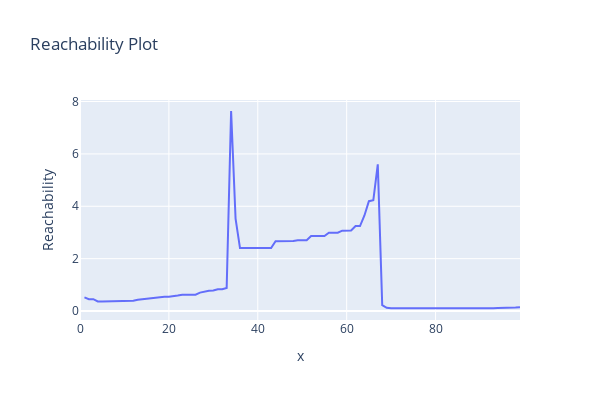

The notebook cell saved with this chart:
### Code cell
# Reachability plot
fig_r = px.line(x=range(len(opt_model.reachability_)),   
                y=opt_model.reachability_[opt_model.ordering_],
                width=600, height=400, title='Reachability Plot')
fig_r.update_yaxes(title_text='Reachability')
fig_r.show()

### Figure 1 — Plotly figure (JSON) as saved in the notebook; plotly's stock layout.template omitted (floating-point values rounded to 4 significant figures)
{"data": [{"hovertemplate": "x=%{x}<br>y=%{y}<extra></extra>", "legendgroup": "", "line": {"color": "#636efa", "dash": "solid"}, "marker": {"symbol": "circle"}, "mode": "lines", "name": "", "orientation": "v", "showlegend": false, "type": "scatter", "x": [0, 1, 2, 3, 4, 5, 6, 7, 8, 9, 10, 11, 12, 13, 14, 15, 16, 17, 18, 19, 20, 21, 22, 23, 24, 25, 26, 27, 28, 29, 30, 31, 32, 33, 34, 35, 36, 37, 38, 39, 40, 41, 42, 43, 44, 45, 46, 47, 48, 49, 50, 51, 52, 53, 54, 55, 56, 57, 58, 59, 60, 61, 62, 63, 64, 65, 66, 67, 68, 69, 70, 71, 72, 73, 74, 75, 76, 77, 78, 79, 80, 81, 82, 83, 84, 85, 86, 87, 88, 89, 90, 91, 92, 93, 94, 95, 96, 97, 98, 99], "xaxis": "x", "y": [null, 0.5221, 0.4537, 0.4537, 0.3657, 0.3657, 0.3657, 0.3657, 0.3657, 0.3657, 0.3657, 0.3696, 0.3933, 0.4311, 0.4537, 0.4693, 0.4868, 0.522, 0.5322, 0.5464, 0.5464, 0.5615, 0.5899, 0.6236, 0.6236, 0.6236, 0.6242, 0.7031, 0.7407, 0.7783, 0.7836, 0.8333, 0.8333, 0.8823, 7.639, 3.532, 2.404, 2.404, 2.404, 2.404, 2.404, 2.404, 2.404, 2.404, 2.663, 2.663, 2.663, 2.676, 2.676, 2.705, 2.705, 2.705, 2.866, 2.866, 2.866, 2.866, 2.991, 2.991, 2.991, 3.069, 3.069, 3.077, 3.246, 3.246, 3.648, 4.195, 4.233, 5.603, 0.2254, 0.1238, 0.102, 0.102, 0.09949, 0.09323, 0.08271, 0.07754, 0.07754, 0.07754, 0.07754, 0.07754, 0.07754, 0.07754, 0.07754, 0.08271, 0.08271, 0.08271, 0.08271, 0.08712, 0.09073, 0.09323, 0.09323, 0.09916, 0.1018, 0.1029, 0.1121, 0.1121, 0.1121, 0.1254, 0.1309, 0.1423], "yaxis": "y"}], "layout": {"height": 400, "legend": {"tracegroupgap": 0}, "title": {"text": "Reachability Plot"}, "width": 600, "xaxis": {"anchor": "y", "domain": [0, 1], "title": {"text": "x"}}, "yaxis": {"anchor": "x", "domain": [0, 1], "title": {"text": "Reachability"}}}}
